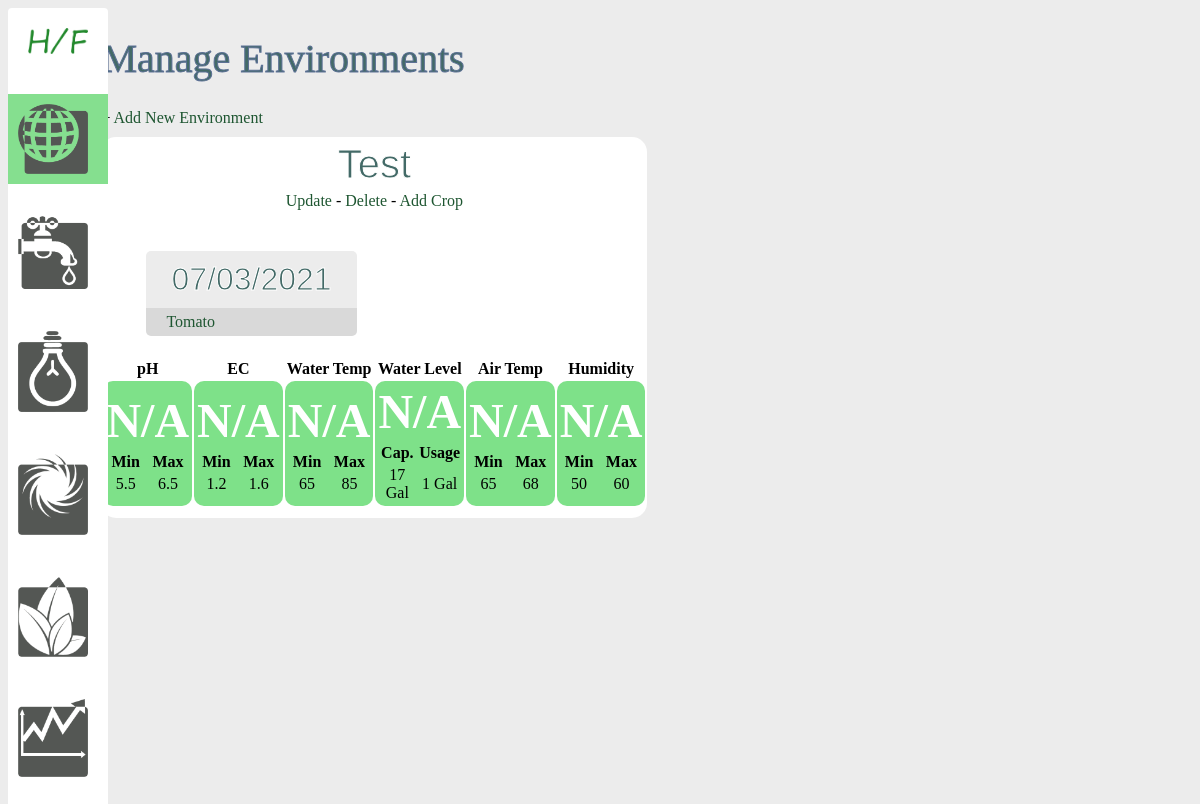
The page /enviro on the database as committed earlier.
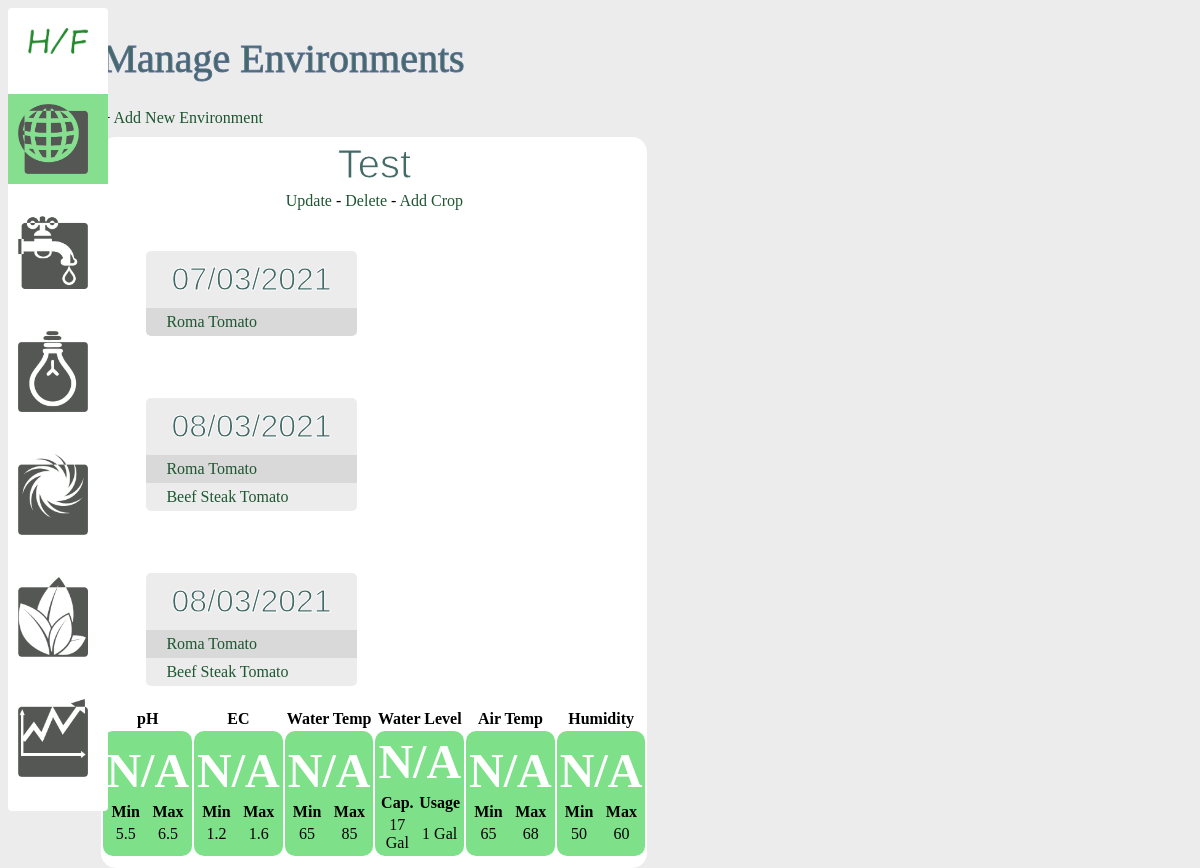
The same page on the database as committed later.
### models.py (models this page shows, shortened)
class Enviro(db.Model):
    id = db.Column(db.Integer, primary_key=True)
    name = db.Column(db.String(50), nullable=False)
    ph_sensor = db.Column(db.Integer, default=0)
    ec_sensor = db.Column(db.Integer, default=0)
    nutrient_solenoid = db.Column(db.Integer, default=0)
    ph_solenoid = db.Column(db.Integer, default=0)
    water_pump = db.Column(db.Integer, default=0)
    air_pump = db.Column(db.Integer, default=0)
    light_outlet = db.Column(db.Integer, default=0)
    active = db.Column(db.Integer, default=0)
    water_id = db.Column(db.Integer, db.ForeignKey('water.id'), nullable=False)
    light_id = db.Column(db.Integer, db.ForeignKey('light.id'), nullable=False)
    air_id = db.Column(db.Integer, db.ForeignKey('air.id'), nullable=False)
    crop = db.relationship('Crop', backref='crop')
    def current_ph(self):
        if self.ph_sensor == 0:
            return 'N/A'
        ph_level = current_ph(self.ph_sensor)
        return float(ph_level)
    def current_ec(self):
        if self.ec_sensor == 0:
            return 'N/A'
        ec_level = current_ec(self.ec_sensor)
        return float(ec_level)
    def alert_status(self, sensor):
        if sensor == "ph":
            if self.ph_sensor == 0:
                return
            if current_ph(self.ph_sensor) < self.water.min_ph or current_ph(self.ph_sensor) > self.water.max_ph:
                return "alert"
        if sensor == "ec":
            if self.ec_sensor == 0:
                return
            if current_ec(self.ec_sensor) < self.water.min_ec or current_ec(self.ec_sensor) > self.water.max_ec:
                return "alert"

class Crop(db.Model):
    id = db.Column(db.Integer, primary_key=True)
    enviro_id = db.Column(db.Integer, db.ForeignKey('enviro.id'))
    germ_date = db.Column(db.String(30), nullable=True)
    plant_date = db.Column(db.String(30), default='')
    harvested_date = db.Column(db.String(30), nullable=True)
    fruit_date = db.Column(db.String(30), nullable=True)
    harvest_rating = db.Column(db.String(255), nullable=True)
    logs = db.relationship('Log', backref='log')
    plants = db.relationship('Plant', secondary='crop_plants',
        backref=db.backref('plant', lazy=True))

class Plant(db.Model):
    id = db.Column(db.Integer, primary_key=True)
    name = db.Column(db.String(50), nullable=False)
    best_ec = db.Column(db.Float, nullable=True)
    best_temp = db.Column(db.Integer, nullable=True)
    best_season = db.Column(db.String(15), nullable=True)

class Water(db.Model):
    id = db.Column(db.Integer, primary_key=True)
    name = db.Column(db.String(50), nullable=False)
    min_ph = db.Column(db.Float, default=5.5)
    max_ph = db.Column(db.Float, default=6.5)
    min_ec = db.Column(db.Float, default=1.2)
    max_ec = db.Column(db.Float, default=1.6)
    enviros = db.relationship('Enviro', backref='water', lazy=True)

class Air(db.Model):
    id = db.Column(db.Integer, primary_key=True)
    name = db.Column(db.String(50), nullable=False)
    min_temp = db.Column(db.Integer, default=60)
    max_temp = db.Column(db.Integer, default=80)
    min_humid = db.Column(db.Integer, default=50)
    max_humid = db.Column(db.Integer, default=60)
    enviros = db.relationship('Enviro', backref='air', lazy=True)

### views.py (the view)
@app.route('/enviro')
def list_environments():
    environments = Enviro.query.all()
    return render_template('index_enviro.html', enviros=environments)

### templates/index_enviro.html (shortened to what the changed rows need)
{% extends 'layout.html' %}
{% block body %}
    <h1>Manage Environments</h1>
    <div class = "environments">
        {% for enviro in enviros %}
            <div class = "environment">
                <h2>{{ enviro.name }}</h2>
                <div><a href = "/update_enviro/{{enviro.id}}">Update</a>
                -
                <a href = "/delete_enviro/{{enviro.id}}">Delete</a>
                -
                <a href = "/add_crop/{{enviro.id}}">Add Crop</a>
            </div>
                {% for current_crop in enviro.crop %}
                <a href="/crop/{{current_crop.id}}">
                <div class = "plant_list">
                    <ul>
                        <li>
                            <h2 class = "date">
                            {{current_crop.plant_date}}
                            </h2>
                        </li>
                            {% for plant in current_crop.plants %}
                                <li>{{ plant.name }}</li>
                                {% endfor %}
                    </ul>
                </div>
                </a>
                {% endfor %}
                <table class = "alerts_panel">
                    <tr>
                        <th class = "alert_header {{ enviro.alert_status('ph') }}">pH</th>
                        <th class = "alert_header {{ enviro.alert_status('ec') }}">EC</th>
                        <th class = "alert_header">Water Temp</th>
                        <th class = "alert_header">Water Level</th>
                        <th class = "alert_header">Air Temp</th>
                        <th class = "alert_header">Humidity</th>
                    </tr>
                    <tr class = "alerts_panel">
                        <td class = "{{ enviro.alert_status('ph') }} ph">
                            <h3>{{ enviro.current_ph() }}</h3>
                            <table width = "100%">
                                <tr>
                                    <th>Min</th>
                                    <th>Max</th>
                                </tr>
                                <tr>
                                    <td>{{ enviro.water.min_ph }}</td>
                                    <td>{{ enviro.water.max_ph }}</td>
                                </tr>
                            </table>
                        </td>
                        <td class = "{{ enviro.alert_status('ec') }} ec">
                            <h3>{{ enviro.current_ec() }}</h3>
                            <table width = "100%">
                                <tr>
                                    <th>Min</th>
                                    <th>Max</th>
                                </tr>
                                <tr>
                                    <td>{{ enviro.water.min_ec }}</td>
                                    <td>{{ enviro.water.max_ec }}</td>
                                </tr>
                            </table>
                        </td>
                        <td class = "water_temp">
                            <h3>N/A</h3>
                            <table width = "100%">
                                <tr>
                                    <th>Min</th>
                                    <th>Max</th>
                                </tr>
                                <tr>
                                    <td>65</td>
                                    <td>85</td>
                                </tr>
                            </table>
                        </td>
                        <td class = "water_level">
                            <h3>N/A</h3>
                            <table width = "100%">
                                <tr>
                                    <th>Cap.</th>
                                    <th>Usage</th>
                                </tr>
                                <tr>
                                    <td>17 Gal</td>
                                    <td>1 Gal</td>
                                </tr>
                            </table>
                        </td>
                        <td class = "temp">
                            <h3>N/A</h3>
                            <table width = "100%">
                                <tr>
                                    <th>Min</th>
                                    <th>Max</th>
                                </tr>
                                <tr>
                                    <td>{{enviro.air.min_temp}}</td>
                                    <td>{{enviro.air.max_temp}}</td>
                                </tr>
                            </table>
                        </td>
                        <td class = "humid">
                            <h3>N/A</h3>
                            <table width = "100%">
                                <tr>
                                    <th>Min</th>
                                    <th>Max</th>
                                </tr>
                                <tr>
                                    <td>{{enviro.air.min_humid}}</td>
                                    <td>{{enviro.air.max_humid}}</td>
                                </tr>
                            </table>
                        </td>
                    </tr>
                </table>
            </div>
        {% endfor %}
    </div>
    {% endblock %}

Rows that differ between the two databases and show on the page:
changed Plant: name "Tomato" → "Roma Tomato"
added Crop: plant_date "08/03/2021", Plant (name "Roma Tomato")
added Plant: name "Beef Steak Tomato"
added Crop: plant_date "08/03/2021", Plant (name "Roma Tomato")
